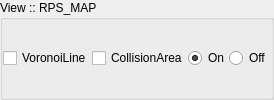
          <widget class="QGroupBox" name="gbRPS_MAPOption">
           <property name="title">
            <string>View :: RPS_MAP</string>
           </property>
           <layout class="QHBoxLayout" name="horizontalLayout_12">
            <property name="spacing">
             <number>0</number>
            </property>
            <property name="sizeConstraint">
             <enum>QLayout::SetMinimumSize</enum>
            </property>
            <property name="margin">
             <number>0</number>
            </property>
            <item>
             <widget class="QCheckBox" name="ckbVoronoiLineView">
              <property name="text">
               <string>VoronoiLine</string>
              </property>
             </widget>
            </item>
            <item>
             <widget class="QCheckBox" name="ckbCollisionAreaView">
              <property name="text">
               <string>CollisionArea</string>
              </property>
             </widget>
            </item>
            <item>
             <widget class="QRadioButton" name="radioRPS_MAPViewOn">
              <property name="text">
               <string>On</string>
              </property>
              <property name="checked">
               <bool>true</bool>
              </property>
             </widget>
            </item>
            <item>
             <widget class="QRadioButton" name="radioRPS_MAPViewOff">
              <property name="text">
               <string>Off</string>
              </property>
              <property name="checked">
               <bool>false</bool>
              </property>
             </widget>
            </item>
           </layout>
          </widget>
